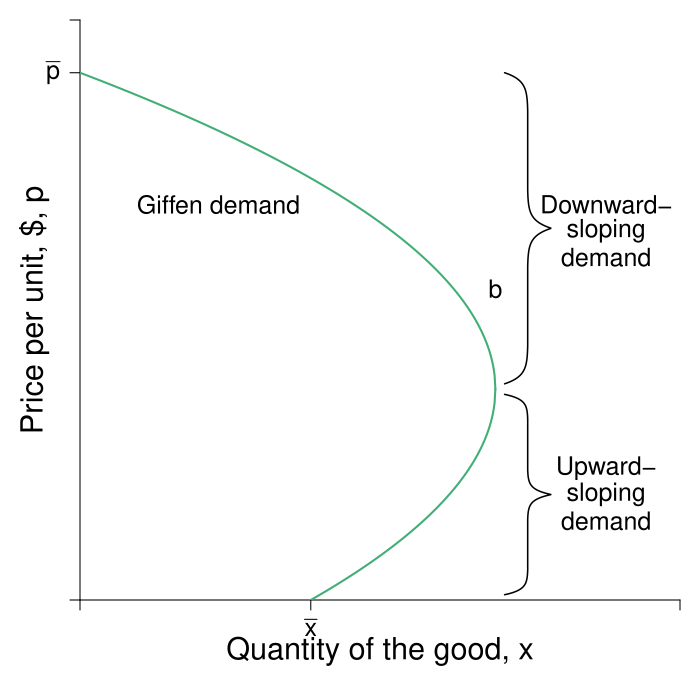

R code for this plot:
require(shape)
require(pBrackets)

pdf(file = "indmarketdemand/demand_giffen.pdf", width = 7, height = 7)

#Set parameters for graphics
axislabelsize <- 1.5
labelsize <- 1.2
graphlinewidth <- 2
segmentlinewidth <- 1.5

COL <- c("#7fc97f", "#beaed4", "#fdc086", "#ffff99", "#386cb0", "#f0027f", "#bf5b17", "#666666")
COLA <- c("#99d8c9","#66c2a4","#41ae76", "#238b45", "#005824")
COLB <- c("#4eb3d3", "#2b8cbe", "#0868ac","#084081")

#Edited the margins to cater for the larger LHS labels
par(mar =  c(4, 4, 1, 1))

demand1 <- function(x, a = 5, b = 2, c = 0.25) {
   (b - (4*a*c + b^2 - 4*c*x)^0.5)/(2*c)
}

demand2 <- function(x, a = 5, b = 2, c = 0.25) {
  (b + (4*a*c + b^2 - 4*c*x)^0.5)/(2*c)
}



xlims <- c(0, 13)
ylims <- c(0, 11)

npts <- 501 
x <- seq(xlims[1], xlims[2], length.out = npts)
y <- seq(ylims[1], ylims[2], length.out = npts) 
a <- c(13, 16.75, 19.25)

plot(0, 0, xlim = xlims, ylim = ylims, type = "n",
     xlab = expression(paste("")),
     ylab = expression(paste("")), 
     xaxt = "n", 
     yaxt = "n", 
     cex.lab = axislabelsize, 
     bty = "n",
     xaxs="i", 
     yaxs="i")

# ticksy <- seq(from = ylims[1], to = ylims[2], by = 1)
# ylabels <- seq(from = ylims[1], to = ylims[2], by = 1)
# ticksx <- seq(from = xlims[1], to = xlims[2], by = 1)
# xlabels <- seq(from = xlims[1], to = xlims[2], by = 1)
# ticksy <- c(0, isoquant(l = 2.68), isoquant(l = 5), isoquant(l = 9.35) , ylims[2])
# ylabels <- c(NA, expression(paste(k[a])), expression(paste(k,"*")), expression(paste(k[b])), NA)
# ticksx <- c(0, 2.68, 5, 9.35, xlims[2])
# xlabels <- c(NA, expression(paste(l[a])), expression(paste(l,"*")), expression(paste(l[b])), NA)

ticksy <- c(0, 10, ylims[2])
ylabels <- c(NA, expression(paste(bar(p))), NA)
ticksx <- c(0, 5, xlims[2])
xlabels <- c(NA, expression(paste(bar(x))), NA)



axis(1, at = ticksx, pos = 0, labels = xlabels, cex.axis = labelsize)
axis(2, at = ticksy, pos = 0, labels = ylabels, las = 1, cex.axis = labelsize)

npts <- 501
xx2 <- seq(xlims[1], 9, length.out = npts)
xx3 <- seq(xlims[1], 9, length.out = npts)


#lines(xx1, bcA(xx1, w = 10, p = 1.5), col = COLB[3], lwd = graphlinewidth)
# lines(xx1, isocost(xx1, c = 10, w = 1, r = 1), col = COLB[3], lwd = graphlinewidth)
# lines(xx1, isocost(xx1, c = 8, w = 1, r = 1), col = COLB[3], lwd = graphlinewidth)
# lines(xx1, isocost(xx1, c = 12, w = 1, r = 1), col = COLB[3], lwd = graphlinewidth)
lines(xx2, demand1(xx2), col = COLA[3], lwd = graphlinewidth)
lines(xx3, demand2(xx3), col = COLA[3], lwd = graphlinewidth)
#lines(xx1, isoquant(xx1, x = 7, alpha = 0.5), col = COLA[3], lwd = graphlinewidth)

#Label the axes
mtext(expression(paste("Quantity of the good, ", x)), side=1, line = 2.5, cex = axislabelsize)
text(-1, 0.5*ylims[2], expression(paste("Price per unit, $, ", p)), xpd = TRUE, cex = axislabelsize, srt = 90) 

#Label the isoquant curve
#text(11.25, 3.15, expression("isoquant"), cex = labelsize)

# text(11.25, 1.15, expression(paste(bar(x)[1]^{CD})), cex = labelsize)
# text(11.25, 2.65, expression(paste(bar(x)[2]^{CD})), cex = labelsize)
# text(11.25, 4.75, expression(paste(bar(x)[3]^{CD})), cex = labelsize)


#Label the price lines
#text(6.75, 1, expression(paste(c[1])))
#text(8, 1.3, expression(paste(p[x] == 1)))
#text(8.75, 1, expression(paste(c[2])))
#text(11.3, 3.7, expression(paste(p[x] == 0.5)))
#text(10.75, 1, expression(paste(c[3])))
#text(11.3, 6.5, expression(paste(p[x] == 0.25)))

#Add the contour plot for the indifference curves
# contour(x, y, 
#         outer(x, y, uA),
#         drawlabels = FALSE,
#         col = COLA[3],
#         lwd = graphlinewidth,
#         levels = a, 
#         xaxs="i", 
#         yaxs="i", 
#         add = TRUE)

#Add the offer curve (superimposed on the indifference curves tangent to the price lines)
#xx2 <- seq(2, xlims[2], length.out = npts)
#lines(xx2, offerCurve(xx2, w = 10, rmax = 2, xmax = 12), col = COL[3], lwd = graphlinewidth)

#Annotate points on offer curve mrs = p for each of p = 1, 0.5, 0.25
#Where mrs = 2 - (1/6)*x

#Label a
# segments(2.68, 0, 2.68, isoquant(l = 2.68), lty = 2, col = "gray" , lwd = segmentlinewidth)
# segments(0, isoquant(l = 2.68) , 2.68, isoquant(l = 2.68), lty = 2, col = "gray" , lwd = segmentlinewidth)
# points(2.68, isoquant(l = 2.68), pch = 16, col = "black", cex = 1.5)
# text(2.68 + 0.25, isoquant(l = 2.68) + 0.25, expression(paste(a)), cex = labelsize)

#Label b
# segments(9.35, 0, 9.35, isoquant(9.35), lty = 2, col = "gray" , lwd = segmentlinewidth)
# segments(0, isoquant(l = 9.35) , 9.35, isoquant(l = 9.35), lty = 2, col = "gray" , lwd = segmentlinewidth)
# points(9.35, isoquant(l = 9.35), pch = 16, col = "black", cex = 1.5)
# text(9.35 + 0.25, isoquant(l = 9.35) + 0.25, expression(paste(b)), cex = labelsize)


#Label i
# segments(0, 5, 5, 5, lty = 2, col = "gray" , lwd = segmentlinewidth)
# segments(5, 0, 5, 5, lty = 2, col = "gray" , lwd = segmentlinewidth)
# points(5, 5, pch = 16, col = "black", cex = 1.5)
# text(5.25, 5.25, expression(paste(i)), cex = labelsize)

#Add mrs = mrt at i
# text(5, 10.25, expression(paste(mrts(l,k) == mrt(l,k))), cex = labelsize)
# text(5, 9.25, expression(paste(frac(mp[l], mp[k]) == frac(w,p[k]))), cex = labelsize)
# Arrows(5, 8.5, 5, 5.5, col = "black", lty = 1, lwd = 2, arr.type = "triangle", arr.lwd = 0.5)


#text(9, 5.9, expression(paste(b)), cex = labelsize)
text(3, 8, expression(paste("Giffen demand")), cex = labelsize)


brackets(9.2, 10, 9.2, 4.1,  h = 1,  ticks = 0.5, curvature = 0.5, type = 1,
         col = 1, lwd = segmentlinewidth, lty = 1, xpd = TRUE)

text(11.3, 7.4, expression(paste("Downward-")), cex = labelsize, xpd = TRUE)
text(11.3, 7, expression(paste("sloping")), cex = labelsize, xpd = TRUE)
text(11.3, 6.6, expression(paste("demand")), cex = labelsize, xpd = TRUE)

brackets(9.2, 3.9, 9.2, 0.1,  h = 1,  ticks = 0.5, curvature = 0.5, type = 1,
         col = 1, lwd = segmentlinewidth, lty = 1, xpd = TRUE)

text(11.3, 2.4, expression(paste("Upward-")), cex = labelsize)
text(11.3, 2, expression(paste("sloping")), cex = labelsize)
text(11.3, 1.6, expression(paste("demand")), cex = labelsize)

dev.off()
